Frame 1 (no input): blank canvas, image omitted
Frame 60 (no input): blank canvas, image omitted
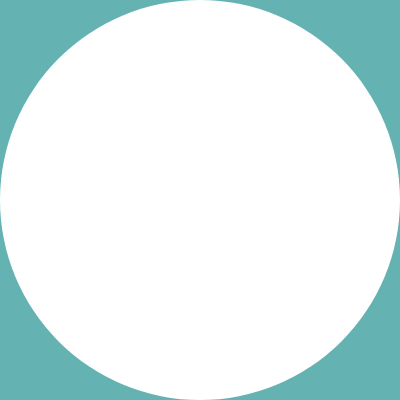
Frame 120 (the mouse pressed at the canvas centre since frame 60)

The p5.js sketch whose frames 1 and 60 were blank and that drew this single picture after the mouse press (run headless with seeded random() and noise() and a simulated clock; from frame 60 on, the mouse is pressed at the canvas centre):

// p5.js sketch
// ── sketch.js
function setup() {
  createCanvas(400, 400);
}

function draw() {
  let g = map(mouseX, 0, 400, 100, 255);
  let b = map(mouseY, 0, 400, 100, 255);
  background(100, g, b);

  let diameter = mouseX + mouseY;
  noStroke();
  fill(255);
  circle(mouseX, mouseY, diameter);
}
